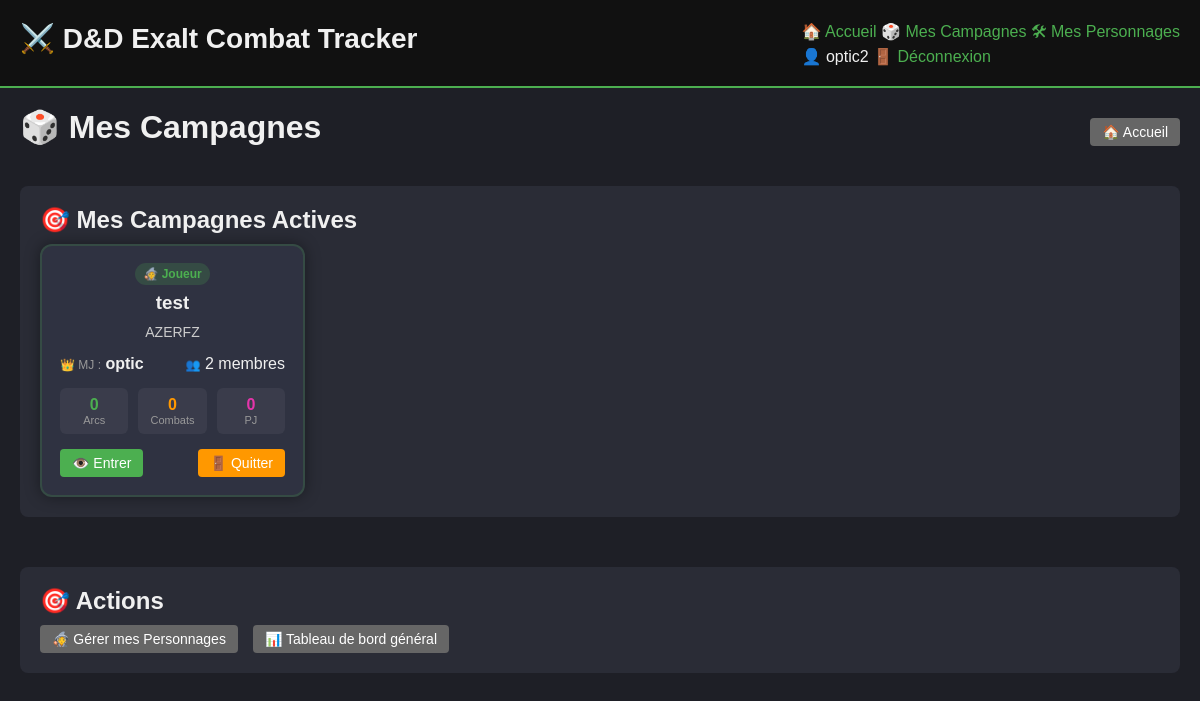
Page /campaign/list (signed in) on the committed database.
### app/models/user.py (models this page shows, shortened)
class User(db.Model):
    id = db.Column(db.Integer, primary_key=True)
    username = db.Column(db.String(80), unique=True, nullable=False)
    email = db.Column(db.String(120), unique=True, nullable=False)
    password_hash = db.Column(db.String(255), nullable=False)
    role = db.Column(db.String(20), default='Joueur')  # Admin, MJ, Joueur
    is_verified = db.Column(db.Boolean, default=False)
    created_at = db.Column(db.DateTime, default=datetime.utcnow)
    last_login = db.Column(db.DateTime)
    is_active = db.Column(db.Boolean, default=True)
    campaign_memberships = db.relationship('CampaignMember', backref='member_user', lazy=True)
    def get_campaigns(self):
        from app.models.campaign import Campaign
        owned = Campaign.query.filter_by(mj_id=self.id, is_active=True).all()
        memberships = [m.campaign for m in self.campaign_memberships if m.campaign.is_active]
        all_campaigns = list(set(owned + memberships))
        return sorted(all_campaigns, key=lambda c: c.created_at, reverse=True)
    def is_mj_of(self, campaign):
        return campaign.mj_id == self.id

### app/models/campaign.py (models this page shows, shortened)
class Campaign(db.Model):
    id = db.Column(db.Integer, primary_key=True)
    name = db.Column(db.String(100), nullable=False)
    description = db.Column(db.Text)
    mj_id = db.Column(db.Integer, db.ForeignKey('user.id'), nullable=False)
    is_active = db.Column(db.Boolean, default=True)
    created_at = db.Column(db.DateTime, default=datetime.utcnow)
    mj = db.relationship('User', backref=db.backref('owned_campaigns', lazy=True))
    members = db.relationship('CampaignMember', backref='campaign', cascade='all, delete-orphan')

### app/routes/campaign.py (the view)
@bp.route('/list')
@login_required
def list_campaigns():
    user_campaigns = g.current_user.get_campaigns()
    public_campaigns = []
    if g.current_user.role == 'Joueur':
        public_campaigns = Campaign.query.filter(
            Campaign.is_active == True,
            Campaign.id.notin_([c.id for c in user_campaigns])
        ).limit(10).all()
    return render_template(
        'campaign/list_campaigns.html',
        user_campaigns=user_campaigns,
        public_campaigns=public_campaigns
    )

### app/services/auth_service.py (called while the page is built)
    @staticmethod
    def get_user_by_id(user_id):
        return User.query.get(user_id)

### templates/campaign/list_campaigns.html (shortened to what this page needs)
{% extends "base.html" %}
{% block content %}
<div class="dashboard">
    <div class="edit-header">
        <h1>🎲 Mes Campagnes</h1>
        <div>
            <a href="{{ url_for('main.index') }}" class="btn btn-secondary">
                🏠 Accueil
            </a>
        </div>
    </div>
    {% if user_campaigns %}
        <div class="card">
            <h2>🎯 Mes Campagnes Actives</h2>
            <div class="template-grid">
                {% for campaign in user_campaigns %}
                <div class="template-card">
                    <div class="template-card-header">
                        <div class="campaign-status">
                            {% if current_user.is_mj_of(campaign) %}
                                <span class="status-badge" style="background: rgba(255,193,7,0.2); color: #ffc107;">
                                    👑 MJ
                                </span>
                            {% else %}
                                <span class="status-badge" style="background: rgba(76,175,80,0.2); color: #4caf50;">
                                    🧙 Joueur
                                </span>
                            {% endif %}
                        </div>
                    </div>
                    <div class="template-card-body">
                        <h3>{{ campaign.name }}</h3>
                        {% if campaign.description %}
                            <p style="color: #ccc; font-size: 14px; margin: 10px 0;">
                                {{ campaign.description[:100] }}{% if campaign.description|length > 100 %}...{% endif %}
                            </p>
                        {% endif %}
                        <div style="display: flex; justify-content: space-between; align-items: center; margin: 15px 0;">
                            <div>
                                <span style="color: #999; font-size: 12px;">👑 MJ :</span>
                                <span style="font-weight: bold;">{{ campaign.mj.username }}</span>
                            </div>
                            <div>
                                <span style="color: #999; font-size: 12px;">👥</span>
                                <span>{{ campaign.members|length + 1 }} membres</span>
                            </div>
                        </div>
                        <div style="display: grid; grid-template-columns: 1fr 1fr 1fr; gap: 10px; margin: 15px 0;">
                            <div style="text-align: center; padding: 8px; background: rgba(255,255,255,0.05); border-radius: 6px;">
                                <div style="font-size: 16px; font-weight: bold; color: #4caf50;">
                                    {{ campaign.story_arcs|length }}
                                </div>
                                <div style="font-size: 11px; color: #999;">Arcs</div>
                            </div>
                            <div style="text-align: center; padding: 8px; background: rgba(255,255,255,0.05); border-radius: 6px;">
                                <div style="font-size: 16px; font-weight: bold; color: #ff9800;">
                                    {{ campaign.combats|length }}
                                </div>
                                <div style="font-size: 11px; color: #999;">Combats</div>
                            </div>
                            <div style="text-align: center; padding: 8px; background: rgba(255,255,255,0.05); border-radius: 6px;">
                                <div style="font-size: 16px; font-weight: bold; color: #e535ab;">
                                    {{ campaign.campaign_characters|length }}
                                </div>
                                <div style="font-size: 11px; color: #999;">PJ</div>
                            </div>
                        </div>
                        {% set current_arc = campaign.story_arcs|selectattr("status", "equalto", "en_cours")|first %}
                        <div class="template-card-actions">
                            <a href="{{ url_for('campaign.view_campaign', campaign_id=campaign.id) }}" class="btn btn-primary">
                                👁️ Entrer
                            </a>
                            {% if current_user.is_mj_of(campaign) %}
                                <a href="{{ url_for('campaign.campaign_settings', campaign_id=campaign.id) }}" class="btn btn-secondary">
                                    ⚙️ Gérer
                                </a>
                            {% else %}
                                <form method="POST" action="{{ url_for('campaign.leave_campaign', campaign_id=campaign.id) }}"
                                      style="display: inline;"
                                      onsubmit="return confirm('Êtes-vous sûr de vouloir quitter cette campagne ?')">
                                    <button type="submit" class="btn btn-warning">
                                        🚪 Quitter
                                    </button>
                                </form>
                            {% endif %}
                        </div>
                    </div>
                </div>
                {% endfor %}
            </div>
        </div>
    {% endif %}
    <div class="card">
        <h2>🎯 Actions</h2>
        <div style="display: flex; gap: 15px; flex-wrap: wrap;">
            <a href="{{ url_for('template.manage_templates') }}" class="btn btn-secondary">
                🧙 Gérer mes Personnages
            </a>
            <a href="{{ url_for('main.index') }}" class="btn btn-secondary">
                📊 Tableau de bord général
            </a>
        </div>
    </div>
</div>
{% endblock %}

### templates/base.html (shortened to what this page needs)
<!DOCTYPE html>
<html lang="fr">
<head>
    <link rel="stylesheet" href="{{ url_for('static', filename='css/base.css') }}">
    <link rel="stylesheet" href="{{ url_for('static', filename='css/layout.css') }}">
    <link rel="stylesheet" href="{{ url_for('static', filename='css/components.css') }}">
    <link rel="stylesheet" href="{{ url_for('static', filename='css/combat.css') }}">
    <link rel="stylesheet" href="{{ url_for('static', filename='css/dashboard.css') }}">
    <link rel="stylesheet" href="{{ url_for('static', filename='css/hud.css') }}">
    <link rel="stylesheet" href="{{ url_for('static', filename='css/templates.css') }}">
    <link rel="stylesheet" href="{{ url_for('static', filename='css/character.css') }}">
    <link rel="stylesheet" href="{{ url_for('static', filename='css/responsive.css') }}">
    <link rel="stylesheet" href="{{ url_for('static', filename='css/summary.css') }}">
    <link rel="stylesheet" href="{{ url_for('static', filename='css/exp_history.css') }}">
</head>
<body>
    <header>
        <h1>⚔️ D&D Exalt Combat Tracker</h1>
        <nav>
            <a href="{{ url_for('main.index') }}">🏠 Accueil</a>
            {% if session.user_id %}
                <a href="{{ url_for('campaign.list_campaigns') }}">🎲 Mes Campagnes</a>
                <a href="{{ url_for('template.manage_templates') }}">🛠 Mes Personnages</a>
                <div class="user-menu">
                    <span>👤 {{ current_user.username if current_user else 'Utilisateur' }}</span>
                    <a href="{{ url_for('auth.logout') }}">🚪 Déconnexion</a>
                </div>
            {% else %}
                <div class="auth-links">
                    <a href="{{ url_for('auth.login') }}">🔐 Connexion</a>
                    <a href="{{ url_for('auth.register') }}">📝 Inscription</a>
                </div>
            {% endif %}
        </nav>
    </header>
    <main>
        {% block content %}{% endblock %}
    </main>
</body>
</html>

### static/css/base.css (style rules this page uses)
body { font-family: Arial, sans-serif; background-color: #1e1f26; color: #f0f0f0; margin: 0; padding: 0; }
header { background: #111; padding: 20px; display: flex; justify-content: space-between; align-items: center; border-bottom: 2px solid #4caf50; }
header h1 { font-size: 28px; font-weight: bold; }
h1, h2, h3 { margin: 0 0 10px 0; }
main { padding: 20px; }
a { color: #4caf50; text-decoration: none; }

### static/css/layout.css (style rules this page uses)
.dashboard { display: flex; flex-direction: column; gap: 30px; }
.template-grid { display: grid; grid-template-columns: repeat(auto-fill, minmax(250px, 1fr)); gap: 20px; }
.edit-header { display: flex; justify-content: space-between; align-items: center; }

### static/css/components.css (style rules this page uses)
.card { background: #2a2c36; padding: 20px; margin-bottom: 20px; border-radius: 8px; }
.btn, .btn-primary, .btn-danger, .btn-secondary { padding: 6px 12px; border-radius: 4px; text-decoration: none; color: white; border: none; cursor: pointer; font-size: 14px; }
.btn { background: #555; }
.btn-primary { background: #4caf50; }
.btn-secondary { background: #666; }
.btn-warning { background: #ff9800; color: white; }

### static/css/dashboard.css (style rules this page uses)
.dashboard { display: flex; flex-direction: column; gap: 30px; }

### static/css/templates.css (style rules this page uses)
.template-card { background: #2f3241; border-radius: 12px; padding: 18px; border: 2px solid rgba(76,175,80,0.2); box-shadow: 0 0 15px rgba(0,0,0,0.4); transition: 0.25s ease; }
.template-card-header { display: flex; justify-content: center; margin-bottom: 10px; }
.template-card-body { text-align: center; }
.template-card-actions { margin-top: 15px; display: flex; justify-content: space-between; gap: 10px; }

### static/css/character.css (style rules this page uses)
.edit-header { display: flex; justify-content: space-between; align-items: center; }

### static/css/summary.css (style rules this page uses)
.status-badge { padding: 4px 8px; border-radius: 12px; font-size: 12px; font-weight: bold; }

### rows in the picture
User: username "optic2"
Campaign: shows "🧙 Joueur", name "test", description "AZERFZ", mj.username "optic", members|length "2", story_arcs|length "0", combats|length "0", campaign_characters|length "0"
